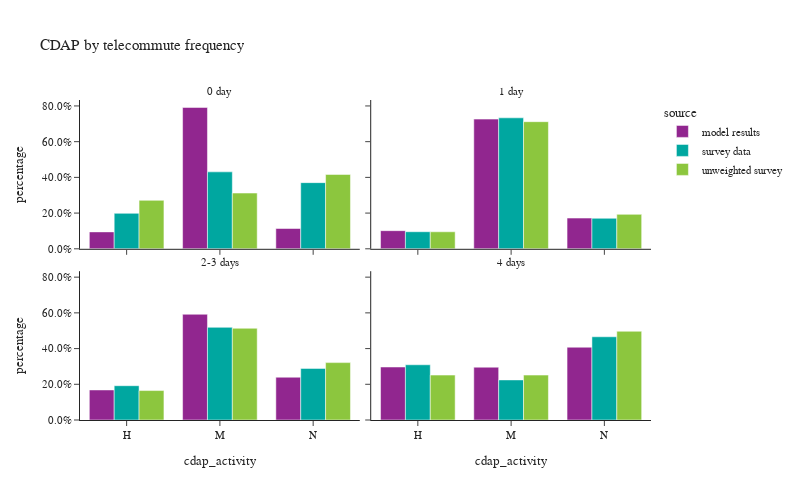

The notebook cell saved with this chart:
### Code cell
df_plot = per_data.groupby(['source','telecommute_frequency_des','cdap_activity'])['person_weight'].sum().reset_index()
df_plot['percentage'] = df_plot.groupby(['source','telecommute_frequency_des'], group_keys=False)['person_weight'].\
    apply(lambda x: x / float(x.sum()))

fig = px.bar(df_plot, x="cdap_activity", y="percentage", color="source",barmode="group",
                facet_col="telecommute_frequency_des", facet_col_wrap=2,
                title="CDAP by telecommute frequency")
fig.for_each_annotation(lambda a: a.update(text = a.text.split("=")[-1]))
fig.for_each_yaxis(lambda a: a.update(tickformat = ".1%"))
fig.update_layout(height=500, width=800)
fig.show()

### Figure 1 — Plotly figure (JSON) as saved in the notebook; plotly's stock layout.template omitted (floating-point values rounded to 4 significant figures)
{"data": [{"alignmentgroup": "True", "hovertemplate": "source=model results<br>telecommute_frequency_des=0 day<br>cdap_activity=%{x}<br>percentage=%{y}<extra></extra>", "legendgroup": "model results", "marker": {"color": "#91268F", "pattern": {"shape": ""}}, "name": "model results", "offsetgroup": "model results", "orientation": "v", "showlegend": true, "textposition": "auto", "type": "bar", "x": ["H", "M", "N"], "xaxis": "x3", "y": [0.09468, 0.7917, 0.1136], "yaxis": "y3"}, {"alignmentgroup": "True", "hovertemplate": "source=model results<br>telecommute_frequency_des=1 day<br>cdap_activity=%{x}<br>percentage=%{y}<extra></extra>", "legendgroup": "model results", "marker": {"color": "#91268F", "pattern": {"shape": ""}}, "name": "model results", "offsetgroup": "model results", "orientation": "v", "showlegend": false, "textposition": "auto", "type": "bar", "x": ["H", "M", "N"], "xaxis": "x4", "y": [0.1016, 0.7263, 0.1721], "yaxis": "y4"}, {"alignmentgroup": "True", "hovertemplate": "source=model results<br>telecommute_frequency_des=2-3 days<br>cdap_activity=%{x}<br>percentage=%{y}<extra></extra>", "legendgroup": "model results", "marker": {"color": "#91268F", "pattern": {"shape": ""}}, "name": "model results", "offsetgroup": "model results", "orientation": "v", "showlegend": false, "textposition": "auto", "type": "bar", "x": ["H", "M", "N"], "xaxis": "x", "y": [0.1683, 0.5922, 0.2396], "yaxis": "y"}, {"alignmentgroup": "True", "hovertemplate": "source=model results<br>telecommute_frequency_des=4 days<br>cdap_activity=%{x}<br>percentage=%{y}<extra></extra>", "legendgroup": "model results", "marker": {"color": "#91268F", "pattern": {"shape": ""}}, "name": "model results", "offsetgroup": "model results", "orientation": "v", "showlegend": false, "textposition": "auto", "type": "bar", "x": ["H", "M", "N"], "xaxis": "x2", "y": [0.2968, 0.2957, 0.4075], "yaxis": "y2"}, {"alignmentgroup": "True", "hovertemplate": "source=survey data<br>telecommute_frequency_des=0 day<br>cdap_activity=%{x}<br>percentage=%{y}<extra></extra>", "legendgroup": "survey data", "marker": {"color": "#00A7A0", "pattern": {"shape": ""}}, "name": "survey data", "offsetgroup": "survey data", "orientation": "v", "showlegend": true, "textposition": "auto", "type": "bar", "x": ["H", "M", "N"], "xaxis": "x3", "y": [0.1986, 0.4308, 0.3706], "yaxis": "y3"}, {"alignmentgroup": "True", "hovertemplate": "source=survey data<br>telecommute_frequency_des=1 day<br>cdap_activity=%{x}<br>percentage=%{y}<extra></extra>", "legendgroup": "survey data", "marker": {"color": "#00A7A0", "pattern": {"shape": ""}}, "name": "survey data", "offsetgroup": "survey data", "orientation": "v", "showlegend": false, "textposition": "auto", "type": "bar", "x": ["H", "M", "N"], "xaxis": "x4", "y": [0.09567, 0.7335, 0.1708], "yaxis": "y4"}, {"alignmentgroup": "True", "hovertemplate": "source=survey data<br>telecommute_frequency_des=2-3 days<br>cdap_activity=%{x}<br>percentage=%{y}<extra></extra>", "legendgroup": "survey data", "marker": {"color": "#00A7A0", "pattern": {"shape": ""}}, "name": "survey data", "offsetgroup": "survey data", "orientation": "v", "showlegend": false, "textposition": "auto", "type": "bar", "x": ["H", "M", "N"], "xaxis": "x", "y": [0.1921, 0.5189, 0.289], "yaxis": "y"}, {"alignmentgroup": "True", "hovertemplate": "source=survey data<br>telecommute_frequency_des=4 days<br>cdap_activity=%{x}<br>percentage=%{y}<extra></extra>", "legendgroup": "survey data", "marker": {"color": "#00A7A0", "pattern": {"shape": ""}}, "name": "survey data", "offsetgroup": "survey data", "orientation": "v", "showlegend": false, "textposition": "auto", "type": "bar", "x": ["H", "M", "N"], "xaxis": "x2", "y": [0.3093, 0.2245, 0.4661], "yaxis": "y2"}, {"alignmentgroup": "True", "hovertemplate": "source=unweighted survey<br>telecommute_frequency_des=0 day<br>cdap_activity=%{x}<br>percentage=%{y}<extra></extra>", "legendgroup": "unweighted survey", "marker": {"color": "#8CC63E", "pattern": {"shape": ""}}, "name": "unweighted survey", "offsetgroup": "unweighted survey", "orientation": "v", "showlegend": true, "textposition": "auto", "type": "bar", "x": ["H", "M", "N"], "xaxis": "x3", "y": [0.2714, 0.3122, 0.4165], "yaxis": "y3"}, {"alignmentgroup": "True", "hovertemplate": "source=unweighted survey<br>telecommute_frequency_des=1 day<br>cdap_activity=%{x}<br>percentage=%{y}<extra></extra>", "legendgroup": "unweighted survey", "marker": {"color": "#8CC63E", "pattern": {"shape": ""}}, "name": "unweighted survey", "offsetgroup": "unweighted survey", "orientation": "v", "showlegend": false, "textposition": "auto", "type": "bar", "x": ["H", "M", "N"], "xaxis": "x4", "y": [0.09524, 0.7119, 0.1929], "yaxis": "y4"}, {"alignmentgroup": "True", "hovertemplate": "source=unweighted survey<br>telecommute_frequency_des=2-3 days<br>cdap_activity=%{x}<br>percentage=%{y}<extra></extra>", "legendgroup": "unweighted survey", "marker": {"color": "#8CC63E", "pattern": {"shape": ""}}, "name": "unweighted survey", "offsetgroup": "unweighted survey", "orientation": "v", "showlegend": false, "textposition": "auto", "type": "bar", "x": ["H", "M", "N"], "xaxis": "x", "y": [0.1649, 0.5137, 0.3214], "yaxis": "y"}, {"alignmentgroup": "True", "hovertemplate": "source=unweighted survey<br>telecommute_frequency_des=4 days<br>cdap_activity=%{x}<br>percentage=%{y}<extra></extra>", "legendgroup": "unweighted survey", "marker": {"color": "#8CC63E", "pattern": {"shape": ""}}, "name": "unweighted survey", "offsetgroup": "unweighted survey", "orientation": "v", "showlegend": false, "textposition": "auto", "type": "bar", "x": ["H", "M", "N"], "xaxis": "x2", "y": [0.2515, 0.2515, 0.4969], "yaxis": "y2"}], "layout": {"annotations": [{"font": {}, "showarrow": false, "text": "2-3 days", "x": 0.245, "xanchor": "center", "xref": "paper", "y": 0.465, "yanchor": "bottom", "yref": "paper"}, {"font": {}, "showarrow": false, "text": "4 days", "x": 0.755, "xanchor": "center", "xref": "paper", "y": 0.465, "yanchor": "bottom", "yref": "paper"}, {"font": {}, "showarrow": false, "text": "0 day", "x": 0.245, "xanchor": "center", "xref": "paper", "y": 1.0, "yanchor": "bottom", "yref": "paper"}, {"font": {}, "showarrow": false, "text": "1 day", "x": 0.755, "xanchor": "center", "xref": "paper", "y": 1.0, "yanchor": "bottom", "yref": "paper"}], "barmode": "group", "height": 500, "legend": {"title": {"text": "source"}, "tracegroupgap": 0}, "title": {"text": "CDAP by telecommute frequency"}, "width": 800, "xaxis": {"anchor": "y", "domain": [0, 0.49], "title": {"text": "cdap_activity"}}, "xaxis2": {"anchor": "y2", "domain": [0.51, 1], "matches": "x", "title": {"text": "cdap_activity"}}, "xaxis3": {"anchor": "y3", "domain": [0, 0.49], "matches": "x", "showticklabels": false}, "xaxis4": {"anchor": "y4", "domain": [0.51, 1], "matches": "x", "showticklabels": false}, "yaxis": {"anchor": "x", "domain": [0, 0.465], "tickformat": ".1%", "title": {"text": "percentage"}}, "yaxis2": {"anchor": "x2", "domain": [0, 0.465], "matches": "y", "showticklabels": false, "tickformat": ".1%"}, "yaxis3": {"anchor": "x3", "domain": [0.535, 1.0], "matches": "y", "tickformat": ".1%", "title": {"text": "percentage"}}, "yaxis4": {"anchor": "x4", "domain": [0.535, 1.0], "matches": "y", "showticklabels": false, "tickformat": ".1%"}}}
